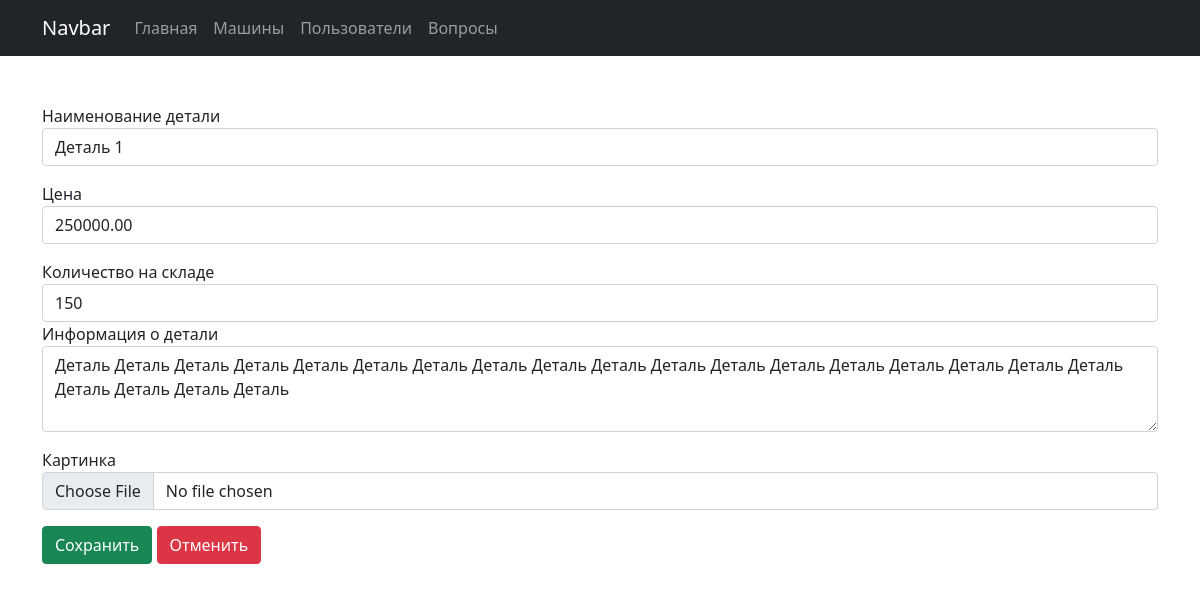
Page /admin/upddetails.php?upd_id=35 (signed in) on the committed database.
### tables this page shows
CREATE TABLE `details` (
  `d_id` int(222) NOT NULL,
  `rs_id` int(222) NOT NULL,
  `title` varchar(222) NOT NULL,
  `slogan` varchar(222) NOT NULL,
  `price` decimal(10,2) NOT NULL,
  `amount` varchar(255) DEFAULT NULL,
  `img` varchar(222) NOT NULL
);

### admin/upddetails.php (the view, shortened to what this page needs)
<?php
include("../connection/connect.php");
if(empty($_SESSION['adm_id']))
{
	header('location:index.php');
}
else
{
    $caid = $_SESSION['cid'];
?>
<!DOCTYPE html>
<html lang="en">
<head>
    <link href="https://cdn.jsdelivr.net/npm/bootstrap@5.0.0-beta1/dist/css/bootstrap.min.css" rel="stylesheet">
</head>
<body>
<nav class="navbar navbar-expand-lg navbar-dark bg-dark">
<div class="container">
  <a class="navbar-brand" href="#">Navbar</a>
  <div class="collapse navbar-collapse" id="navbarSupportedContent">
    <ul class="navbar-nav mr-auto">
      <li class="nav-item active">
        <a class="nav-link" href="dashboard.php">Главная</a>
      </li>
      <li class="nav-item">
        <a class="nav-link" href="allcars.php">Машины</a>
      </li>
      <li class="nav-item">
        <a class="nav-link" href="allusers.php">Пользователи</a>
      </li>
      <li class="nav-item">
        <a class="nav-link" href="allquestions.php">Вопросы</a>
      </li>
    </ul>
  </div>
</div>
</nav>
<?php
$did = $_GET['upd_id'];
$ssql ="SELECT * FROM details WHERE d_id=". $did;
$res=mysqli_query($db, $ssql);
            $row=mysqli_fetch_assoc($res);
?>
<div class="container">
        <form action='' method='post' enctype="multipart/form-data">
        <div class="form-group has-danger mt-5">
            <label class="control-label">Наименование детали</label>
            <input type="text" class="form-control" name="dtitle" placeholder="Название" value="<?=$row['title']?>">
        </div>
        <div class="form-group has-danger mt-3">
            <label class="control-label">Цена</label>
            <input type="number" class="form-control" name="dprice" placeholder="Цена" value="<?=$row['price']?>">
        </div>
        <div class="form-group has-danger mt-3">
            <label class="control-label">Количество на складе</label>
            <input type="number" class="form-control" name="damount" placeholder="Количество" value="<?=$row['amount']?>">
        </div>
        <div class="form-group">
            <label for="exampleFormControlTextarea1">Информация о детали</label>
            <textarea class="form-control" id="exampleFormControlTextarea1" name="dcontent" rows="3"><?=$row['slogan']?></textarea>
        </div>
        <div class="form-group has-danger mt-3">
            <label class="control-label">Картинка</label>
            <input type="file" name="file" id="lastName" class="form-control form-control-danger">
        </div>
        <div class="form-actions mt-3">
                <input type="submit" name="submit" class="btn btn-success" value="Сохранить">
                <a href="alldetails.php?car_id=<?=$caid?>" class="btn btn-danger">Отменить</a>
            </div>
        </form>
    </div>
</body>
</html>
<?php
}
?>

### rows in the picture
details: dtitle "Деталь 1", dprice "250000.00", damount "150", dcontent "Деталь Деталь Деталь Деталь Деталь Деталь Деталь Деталь Деталь Деталь Деталь Деталь Деталь Деталь Деталь Деталь Деталь Деталь Деталь Деталь Деталь Деталь"
